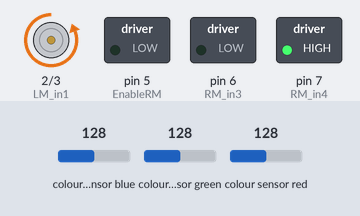
Bench run of a sketch on a simulated Arduino Mega 2560, built with avr-gcc and run on an emulated ATmega2560. Shown: motor-driver pin pairs drawn as motors (green arrow = first pin HIGH = forward, orange = second pin HIGH = backward, longer = more drive), switched loads named in the sketch (green lamp = pin HIGH). Wiring (inferred from the names in the program): 2 × TCS3200 colour sensor: output pin 28, S2 pin 30, S3 pin 29, S0 pin 32, S1 pin 31 / output pin 37, S2 pin 35, S3 pin 36, S0 pin 33, S1 pin 34. The test bench sets the inputs (shaded band); at power-on: colour sensor blue 128, colour sensor green 128, colour sensor red 128. Pins used as bus, display or sensor lines are not drawn; what the sketch prints to the serial monitor is not drawn.

Above: at 0.1 s.
Timing chart, 0 to 1.6 s (numbered marks = the images above):
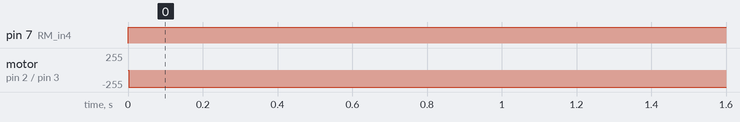

The sketch:

LFV_Program.ino
```cpp
// Time-Step Degree of Vehicle Rotation

#define TimeStep_ms 1500

// LEFT and RIGHT TCS230 Color Sensor Pin Assignments

#define LS0 32
#define LS1 31
#define LS2 30
#define LS3 29
#define L_SensorOut 28

#define RS0 33
#define RS1 34
#define RS2 35
#define RS3 36
#define R_SensorOut 37

// LEFT and RIGHT Color Sensor Parameters

int LredFrequency = 0;
int LgreenFrequency = 0;
int LblueFrequency = 0;
int LredColor = 0;
int LgreenColor = 0;
int LblueColor = 0;
int LstopColor = 0;

int RredFrequency = 0;
int RgreenFrequency = 0;
int RblueFrequency = 0;
int RredColor = 0;
int RgreenColor = 0;
int RblueColor = 0;
int RstopColor = 0;

//L298 Motor Controller Pin Assignment

// LEFT Motor (LM) pin connections
int EnableLM = 1;
int LM_in1 = 2;
int LM_in2 = 3;

// RIGHT Motor (RM) pin connections
int EnableRM = 5;
int RM_in3 = 6;
int RM_in4 = 7;

bool looking = true;

void setup()
{
  // Set all motor controller pins as outputs

  pinMode(EnableLM, OUTPUT);
  pinMode(EnableRM, OUTPUT);
  pinMode(LM_in1, OUTPUT);
  pinMode(LM_in2, OUTPUT);
  pinMode(RM_in3, OUTPUT);
  pinMode(RM_in4, OUTPUT);

  // Initial state - Turn off all the motors

  digitalWrite(LM_in1, LOW);
  digitalWrite(LM_in2, LOW);
  digitalWrite(RM_in3, LOW);
  digitalWrite(RM_in4, LOW);

  // Port setup for LEFT color sensor pins

  pinMode(LS0, OUTPUT);
  pinMode(LS1, OUTPUT);
  pinMode(LS2, OUTPUT);
  pinMode(LS3, OUTPUT);
  pinMode(L_SensorOut, INPUT);

  // Setting LEFT sensor frequency scaling to 20%

  digitalWrite(LS0,HIGH);
  digitalWrite(LS1,LOW);

  // Port setup for RIGHT color sensor pins

  pinMode(RS0, OUTPUT);
  pinMode(RS1, OUTPUT);
  pinMode(RS2, OUTPUT);
  pinMode(RS3, OUTPUT);
  pinMode(R_SensorOut, INPUT);

  // Setting RIGHT sensor frequency scaling to 20%

  digitalWrite(RS0,HIGH);
  digitalWrite(RS1,LOW);

  // Begins serial communication
  Serial.begin(115200);
}

void loop()
{
  //////////////// PUT LFV CONTROL PROGRAM HERE ////////////////
  /////////// DANY's Code /////////////////////////////////////
  ////////////Function at very bottom of code ////////////////
    MovFWD(50);


  ReadColorSensors();
  if(looking){

  SearchMode() ;
  Serial.print("SERACHING \n");

}
else{
   FollowMode();
  }


}

//////////////////////////////////////////////////////////////////////////////
// ReadColorSensors():  Read RIGHT and LEFT color sensors.
//////////////////////////////////////////////////////////////////////////////

void ReadColorSensors()
{
  // Setting RED (R) filter photodiodes to be read

  digitalWrite(RS2,LOW);
  digitalWrite(RS3,LOW);
  digitalWrite(LS2,LOW);
  digitalWrite(LS3,LOW);

  // Reading the output frequency

  RredFrequency = pulseIn(R_SensorOut, LOW);
  LredFrequency = pulseIn(L_SensorOut, LOW);

  // Remaping the value of the RED (R) frequency from 0 to 255

  RredColor = map(RredFrequency, 48, 195, 255, 0);
  LredColor = map(LredFrequency, 45, 222, 255, 0);

  // Setting GREEN (G) filtered photodiodes to be read

  digitalWrite(RS2,HIGH);
  digitalWrite(RS3,HIGH);
  digitalWrite(LS2,HIGH);
  digitalWrite(LS3,HIGH);

  // Reading the output frequency

  RgreenFrequency = pulseIn(R_SensorOut, LOW);
  LgreenFrequency = pulseIn(L_SensorOut, LOW);

  // Remaping the value of the GREEN (G) frequency from 0 to 255

  RgreenColor = map(RgreenFrequency, 61, 313, 255, 0);
  LgreenColor = map(LgreenFrequency, 55, 332, 255, 0);

  // Setting BLUE (B) filtered photodiodes to be read

  digitalWrite(RS2,LOW);
  digitalWrite(RS3,HIGH);
  digitalWrite(LS2,LOW);
  digitalWrite(LS3,HIGH);

  // Reading the output frequency

  RblueFrequency = pulseIn(R_SensorOut, LOW);
  LblueFrequency = pulseIn(L_SensorOut, LOW);

  // Remaping the value of the BLUE (B) frequency from 0 to 255

  RblueColor = map(RblueFrequency, 52, 275, 255, 0);
  LblueColor = map(LblueFrequency, 52, 332, 255, 0);
}

// VEHICLE MOVEMENT SUBROUTINES

//////////////////////////////////////////////////////////////////////////////
// Stop():  Stop vehicle movement by stopping wheel rotation.
//////////////////////////////////////////////////////////////////////////////

void Stop()
{
  // The PWM value is 0 for a modulation of 0%

  analogWrite(EnableLM, 0);
  analogWrite(EnableRM, 0);

  // Turn off all motors

  digitalWrite(LM_in1, LOW);
  digitalWrite(LM_in2, LOW);
  digitalWrite(RM_in3, LOW);
  digitalWrite(RM_in4, LOW);
}

//////////////////////////////////////////////////////////////////////////////
// MovFWD( int speed ):  Right and Left wheels will rotate in the CW direction.
//    "speed" parameter {0 - 100} is the modulation percentage of the PWM signal.
//////////////////////////////////////////////////////////////////////////////

void MovFWD( int speed )
{
  int  PWMval = 255*(speed/100);
  // The PWMval varies between 0 and 255

  analogWrite(EnableLM, PWMval);
  analogWrite(EnableRM, PWMval);

  // Rotate Right and Left wheels clockwise (CW)

  digitalWrite(LM_in1, HIGH);
  digitalWrite(LM_in2, LOW);
  digitalWrite(RM_in3, LOW);
  digitalWrite(RM_in4, HIGH);
}

//////////////////////////////////////////////////////////////////////////////
// MovBKWD( int speed ):  Right and left wheels will rotate in the CCW direction.
//    "speed" parameter {0 - 100} is the modulation percentage of the PWM signal.
//////////////////////////////////////////////////////////////////////////////

void MovBKWD( int speed )
{
  int  PWMval = 255*(speed/100);
  // The PWMval varies between 0 and 255

  analogWrite(EnableLM, PWMval);
  analogWrite(EnableRM, PWMval);

  // Rotate Right and Left wheels counter-clockwise (CCW)

  digitalWrite(LM_in1, LOW);
  digitalWrite(LM_in2, HIGH);
  digitalWrite(RM_in3, HIGH);
  digitalWrite(RM_in4, LOW);
}

//////////////////////////////////////////////////////////////////////////////
// RotateRt( int speed ):
//    CW rotation of vehicle -- Left wheel rotates forward; Right wheel
//    rotates backwards.  Each time this subroutine is called, causes the
//    vehicle to rotate in time-step increments.  The predefined value for
//    "TimeStep_ms" is the number of milli-seconds of rotation.  The angle
//    the vehicle will be facing is determined by how fast the vehicle is
//    rotating and the duration of rotation (how long the vehicle has been)
//    rotating.
//
//    "speed" parameter {0 - 100} is the modulation percentage of the PWM signal.
//////////////////////////////////////////////////////////////////////////////

void RotateRt( int speed )
{
  int  PWMval = 255*(speed/100);
  // The PWMval varies between 0 and 255

  analogWrite(EnableLM, PWMval);
  analogWrite(EnableRM, PWMval);

  // Rotate Left wheel forward; Rotate Right wheel backward

  digitalWrite(LM_in1, LOW);
  digitalWrite(LM_in2, HIGH);
  digitalWrite(RM_in3, LOW);
  digitalWrite(RM_in4, HIGH);

  delay(1500);
}

//////////////////////////////////////////////////////////////////////////////
// RotateLft( int speed ):
//    CCW rotation of vehicle -- Left wheel rotates backward; Right wheel
//    rotates forward.  Each time this subroutine is called, causes the
//    vehicle to rotate in time-step increments.  The predefined value for
//    "TimeStep_ms" is the number of milli-seconds of rotation.  The angle
//    the vehicle will be facing is determined by how fast the vehicle is
//    rotating and the duration of rotation (how long the vehicle has been
//    rotating).
//
//    "speed" parameter {0 - 100} is the modulation percentage of the PWM signal.
//////////////////////////////////////////////////////////////////////////////

void RotateLft( int speed)
{
  int  PWMval = 255*(speed/100);
  // The PWMval varies between 0 and 255

  analogWrite(EnableLM, PWMval);
  analogWrite(EnableRM, PWMval);

  // Rotate Left wheel backward; Rotate Right wheel forward

  digitalWrite(LM_in1, HIGH);
  digitalWrite(LM_in2, LOW);
  digitalWrite(RM_in3, HIGH);
  digitalWrite(RM_in4, LOW);

  delay(TimeStep_ms);
}

////////////////////////////////////////////////////////////////////////////
////////////////////////// Dany' s Functions Code /////////////////////////
//////////////////////////////////////////////////////////////////////////
/////////////SEARCH MODE ////////////////////////////////////////////////

void SearchMode()
{
Serial.println(RgreenColor) ;
Serial.println(RblueColor) ;
Serial.println(RredColor) ;

RotateRt(79);


if ( RgreenColor > 110 && RblueColor < 100 && RredColor < 100 ){

Serial.println(RgreenColor) ;
Serial.println(RblueColor) ;
Serial.println(RredColor) ;
looking = false;

}

}

////////// FOLLOW MODE //////////////////////////

void FollowMode(){
looking = false;
Stop();
delay(1000);
ReadColorSensors();
Serial.println(LgreenColor) ;
Serial.println(LblueColor) ;
Serial.println(LredColor);

if(LredColor < 20 && RredColor < 20 && LgreenColor < 20 && RgreenColor < 20 && LblueColor < 20 && RblueColor < 20){
Serial.print("STOP\n");
Stop();
looking = true ;
}

else if ( RgreenColor > 110 &&  RblueColor < 100 && RredColor < 100){
Serial.print("RIGHT\n");
MovFWD(79);     // move faoward for a certin amount of time
delay(1000) ;
RotateRt(79);   //turn right motor comand number inside is the speed value
delay(1000);      // this will be change to know how long the turn is
Stop();
}

else if (LgreenColor > 110 && LredColor < 100){
  Serial.print("LEFT\n");
MovFWD(79);
delay(1000) ;
RotateLft(79);
delay(1000);
Stop();
}

else {
  Serial.print("FOWARD\n");
MovFWD(79);

}

}
```

Measured:
- by itself, pin 7 (RM_in4): LOW → HIGH at 0.00 s
- by itself, motor on pin 2 (LM_in1) / pin 3 (LM_in2): stopped → backward 255/255 at 0.00 s
